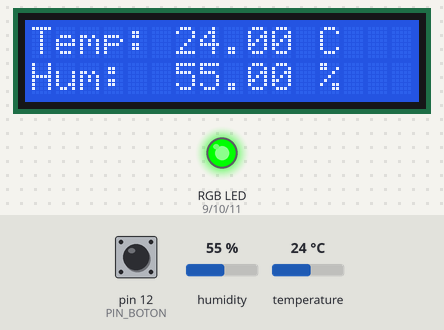
A sketch run on a simulated Arduino Uno, built with avr-gcc and run on an emulated ATmega328P. Parts: 16×2 character LCD, an RGB LED mixed from three pins (HIGH = lit). Inputs (shaded band) come from the test bench; at power-on: pin 12 (PIN_BOTON) HIGH, temperature 24 °C, humidity 55 %.

Above: at 2.7 s.
2.8 s: pin 12 (PIN_BOTON) pulled LOW for 1 s
At 3.9 s:
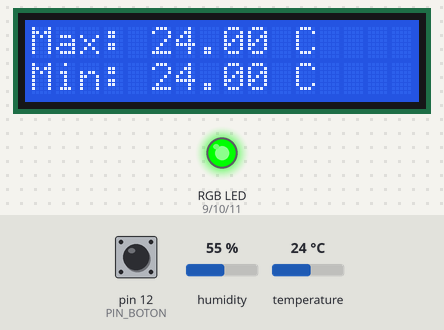
5.3 s: temperature set to 28 °C
At 6.6 s:
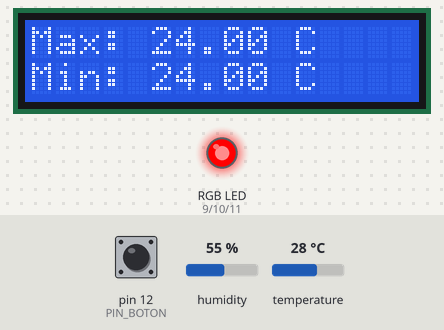
7.5 s: pin 12 (PIN_BOTON) pulled LOW for 0.15 s
At 8.7 s:
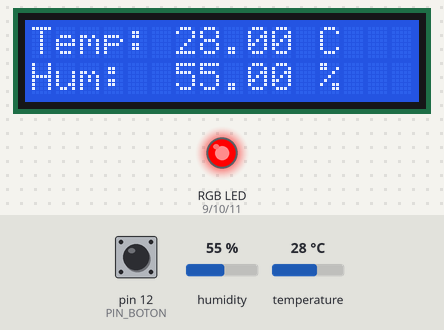
9.1 s: temperature set to 12 °C
At 11.1 s:
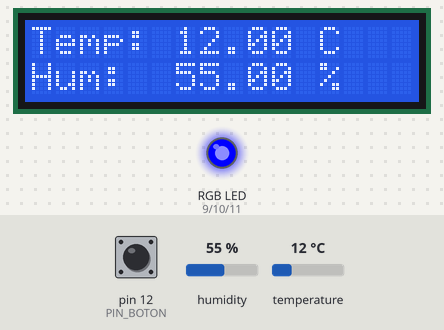
11.5 s: pin 12 (PIN_BOTON) pulled LOW for 0.15 s
At 11.9 s:
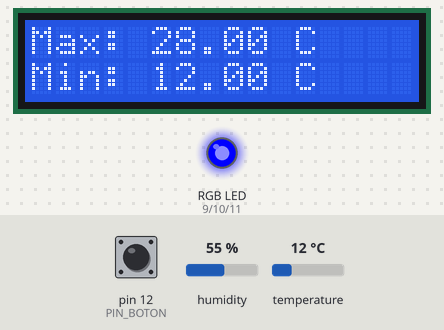
Timing chart, 0 to 14.1 s (numbered marks = the images above; inputs shaded):
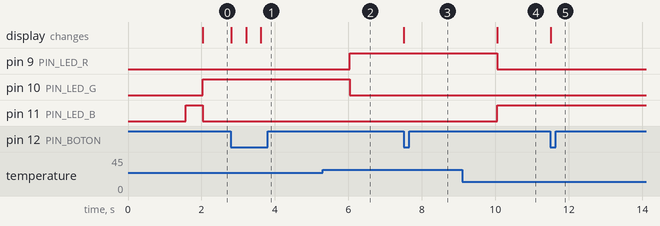

The sketch:

proyecto_segunda_unidad_copy_20251218200911.ino
```cpp
#include <LiquidCrystal.h>
#include <DHT.h>

// --- PINES LCD ---
LiquidCrystal lcd(7, 6, 5, 4, 3, 2);

// --- PINES DHT ---
#define DHTPIN 8
#define DHTTYPE DHT11
DHT dht(DHTPIN, DHTTYPE);

// --- PINES LED RGB (CC) ---
#define PIN_LED_R 9
#define PIN_LED_G 10
#define PIN_LED_B 11

// --- PINES BOTÓN ---
#define PIN_BOTON 12

// --- VARIABLES GLOBALES ---
float temp = 0;
float hum = 0;
float temp_max = -100; // Un valor muy bajo para empezar
float temp_min = 100;  // Un valor muy alto para empezar

bool modoActual = 0; // 0 = Actual, 1 = Max/Min

// --- Temporizadores (millis) ---
unsigned long tiempoAnteriorSensor = 0;
const long intervaloSensor = 2000; // 2 segundos

// --- CONFIGURACIÓN ---
void setup() {
  lcd.begin(16, 2);
  dht.begin();

  pinMode(PIN_LED_R, OUTPUT);
  pinMode(PIN_LED_G, OUTPUT);
  pinMode(PIN_LED_B, OUTPUT);

  // Configura el botón con resistencia PULL-UP interna
  pinMode(PIN_BOTON, INPUT_PULLUP);

  lcd.print("Estacion v3.0");
  lcd.setCursor(0, 1);
  lcd.print("Iniciando...");
  delay(1500);
}

// --- BUCLE PRINCIPAL ---
void loop() {
  unsigned long tiempoActual = millis();

  // ----- TAREA 1: LEER SENSORES (Cada 2 segundos) -----
  if (tiempoActual - tiempoAnteriorSensor >= intervaloSensor) {
    tiempoAnteriorSensor = tiempoActual;
    leerSensores();
    // Actualizamos el LCD solo si estamos en el modo 0
    if (modoActual == 0) {
      actualizarLCD_Actual();
    }
  }

  // ----- TAREA 2: LEER BOTÓN (Constante) -----
  leerBoton();

  // ----- TAREA 3: ACTUALIZAR LED (Constante) -----
  actualizarLED(temp);
}

// --- FUNCIONES ---

void leerSensores() {
  float h = dht.readHumidity();
  float t = dht.readTemperature();

  if (!isnan(h) && !isnan(t)) {
    hum = h;
    temp = t;

    // Actualizamos los máximos y mínimos
    if (temp > temp_max) {
      temp_max = temp;
    }
    if (temp < temp_min) {
      temp_min = temp;
    }
  }
}

// Muestra la pantalla de Temperatura Actual
void actualizarLCD_Actual() {
  lcd.clear();
  lcd.setCursor(0, 0);
  lcd.print("Temp: ");
  lcd.print(temp);
  lcd.print(" C");
  lcd.setCursor(0, 1);
  lcd.print("Hum:  ");
  lcd.print(hum);
  lcd.print(" %");
}

// Muestra la pantalla de Max / Min
void actualizarLCD_MaxMin() {
  lcd.clear();
  lcd.setCursor(0, 0);
  lcd.print("Max: ");
  lcd.print(temp_max);
  lcd.print(" C");
  lcd.setCursor(0, 1);
  lcd.print("Min: ");
  lcd.print(temp_min);
  lcd.print(" C");
}

void leerBoton() {
  // Si el botón se presiona (LOW porque es PULLUP)
  if (digitalRead(PIN_BOTON) == LOW) {
    // Cambiamos el modo
    modoActual = !modoActual; // Invierte el modo (0 a 1, 1 a 0)

    // Mostramos la pantalla correcta
    if (modoActual == 0) {
      actualizarLCD_Actual();
    } else {
      actualizarLCD_MaxMin();
    }

    // Un delay anti-rebote para que no cambie 100 veces
    delay(400);
  }
}

void actualizarLED(float temperatura) {
  // Cátodo Común: HIGH = ENCENDIDO
  if (temperatura < 20) {
    digitalWrite(PIN_LED_R, LOW); digitalWrite(PIN_LED_G, LOW); digitalWrite(PIN_LED_B, HIGH); // Azul
  } else if (temperatura >= 20 && temperatura < 27) {
    digitalWrite(PIN_LED_R, LOW); digitalWrite(PIN_LED_G, HIGH); digitalWrite(PIN_LED_B, LOW); // Verde
  } else {
    digitalWrite(PIN_LED_R, HIGH); digitalWrite(PIN_LED_G, LOW); digitalWrite(PIN_LED_B, LOW); // Rojo
  }
}
```

Measured:
- the behaviour switches between 26 and 27 °C on temperature (found by bisection; images 1 and 2)
- after the input at 2.8 s, the display: changes at once (image 1)
- after the input at 5.3 s, pin 9 (PIN_LED_R): LOW → HIGH after 0.74 s; pin 10 (PIN_LED_G): HIGH → LOW after 0.74 s
- after the input at 7.5 s, the display: changes at once (image 3)
- after the input at 9.1 s, pin 9 (PIN_LED_R): HIGH → LOW after 0.95 s; pin 11 (PIN_LED_B): LOW → HIGH after 0.95 s; the display: changes after 0.95 s (image 4)
- after the input at 11.5 s, the display: changes at once (image 5)
